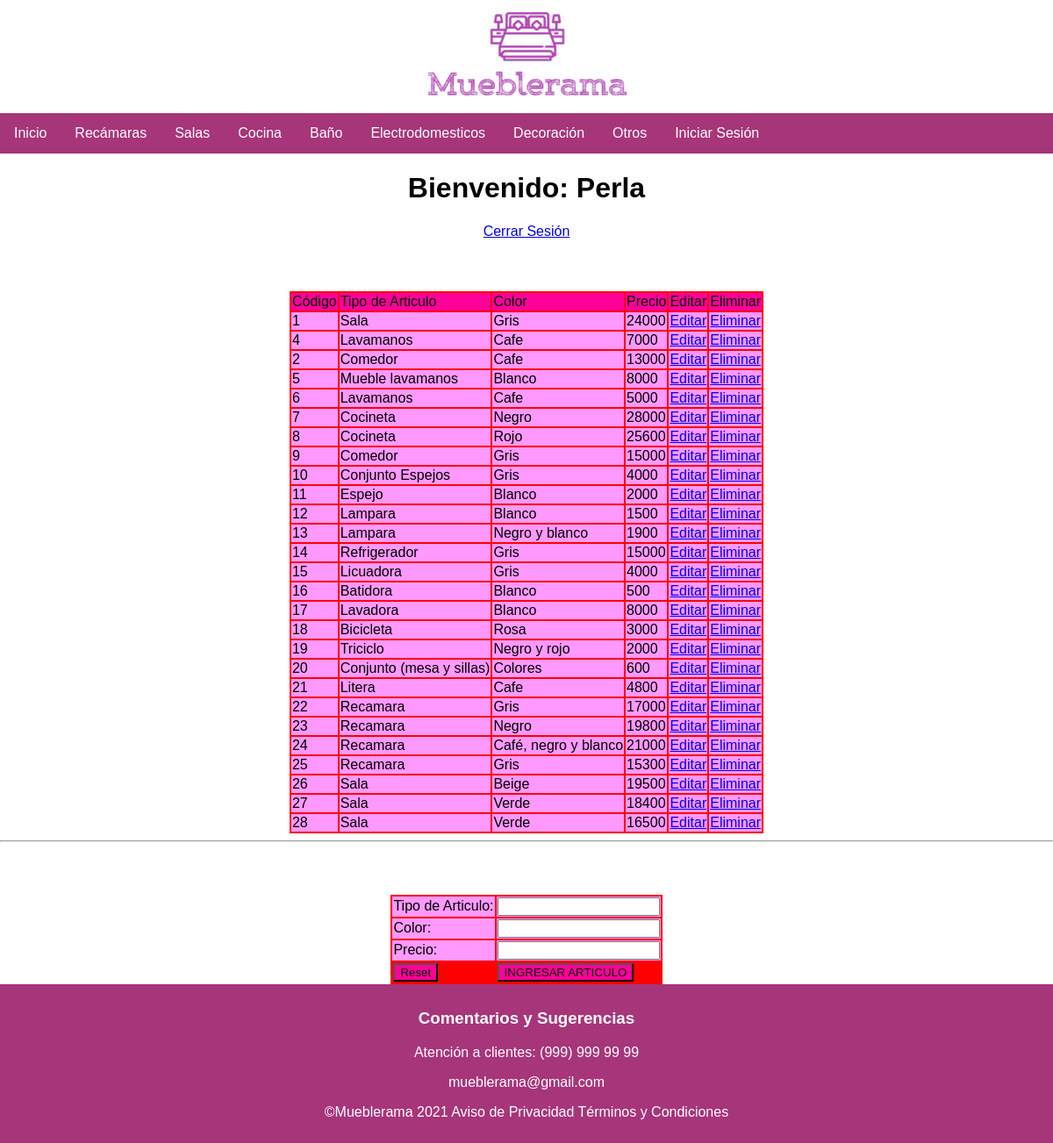
Screenshot of /index.php (signed in) with the database file from the repository.
### tables this page shows
CREATE TABLE IF NOT EXISTS `articulo` (
  `id_articulo` int(10) NOT NULL AUTO_INCREMENT,
  `tipo_articulo` varchar(100) NOT NULL,
  `color` varchar(100) NOT NULL,
  `precio` int(10) NOT NULL,
  PRIMARY KEY (`id_articulo`)
);

### index.php (the view, shortened to what this page needs)
<?php
	if (!isset($_SESSION['nombre'])) {
		header('Location: login.php');
	}elseif(isset($_SESSION['nombre'])){
		include 'model/conexion.php';
		$sentencia = $bd->query("SELECT * FROM articulo;");
		$articulos = $sentencia->fetchAll(PDO::FETCH_OBJ);
	}else{
		echo "Error en el sistema";
	}
?>
<!DOCTYPE html>
<html lang="es">
<head>
<link rel="stylesheet" href="css/estilos.css">
</head>
<body>
<div class="header">
<img src="img/logo.png" alt="logo" style="width:250px;height:125px;">
</div>
<div class="topnav">
  <a href="index.html">Inicio</a>
  <a href="recamaras.html">Recámaras</a>
  <a href="salas.html">Salas</a>
  <a href="cocina.html">Cocina</a>
  <a href="baño.html">Baño</a>
  <a href="electrodomesticos.html">Electrodomesticos</a>
  <a href="decoracion.html">Decoración</a>
  <a href="otros.html">Otros</a>
  <a href="http://localhost/mueblerama">Iniciar Sesión</a>
</div>
	<center>
		<h1>Bienvenido: <?php echo $_SESSION['nombre'] ?></h1>
		<a href="cerrar.php">Cerrar Sesión</a>
		<h3>Lista de Articulos</h3>
		<table>
			<tr>
				<td bgcolor="FF0099">Código</td>
				<td bgcolor="FF0099">Tipo de Articulo</td>
				<td bgcolor="FF0099">Color</td>
				<td bgcolor="FF0099">Precio</td>
				<td bgcolor="FF0099">Editar</td>
				<td bgcolor="FF0099">Eliminar</td>
			</tr>
			<?php
				foreach ($articulos as $dato) {
					?>
					<tr>
						<td bgcolor="FF99FF"><?php echo $dato->id_articulo; ?></td>
						<td bgcolor="FF99FF"><?php echo $dato->tipo_articulo; ?></td>
						<td bgcolor="FF99FF"><?php echo $dato->color; ?></td>
						<td bgcolor="FF99FF"><?php echo $dato->precio; ?></td>
						<td bgcolor="FF99FF"><a href="editar.php?id=<?php echo $dato->id_articulo; ?>">Editar</a></td>
						<td bgcolor="FF99FF"><a href="eliminar.php?id=<?php echo $dato->id_articulo; ?>">Eliminar</a></td>
					</tr>
					<?php
				}
			?>
		</table>
		<hr>
		<h3>Ingresar articulos:</h3>
		<form method="POST" action="insertar.php">
			<table>
				<tr style="background-color: #FF99FF">
					<td>Tipo de Articulo: </td>
					<td><input type="text" name="txtTipo"></td>
				</tr>
				<tr style="background-color: #FF99FF">
					<td>Color: </td>
					<td><input type="text" name="txtColor"></td>
				</tr>
				<tr style="background-color: #FF99FF">
					<td>Precio: </td>
					<td><input type="text" name="txtPrecio"></td>
				</tr>
				<tr>
					<td><input style="background-color: #FF0099" type="reset" name=""></td>
					<td><input style="background-color: #FF0099" type="submit" value="INGRESAR ARTICULO"></td>
				</tr>
			</table>
		</form>
	</center>
<div class="footer">
  <h3>Comentarios y Sugerencias</h3>
<p>Atención a clientes: (999) 999 99 99</p>
<p>mueblerama@gmail.com</p>
  <p>©Mueblerama 2021 Aviso de Privacidad Términos y Condiciones</p>
</div>
</body>
</html>

### css/estilos.css (style rules this page uses)
body { margin: 0; font-family: Arial, Helvetica, sans-serif; text-align: center; }
.topnav { overflow: hidden; background-color: #A7357A; }
.topnav a { float: left; display: block; color: white; text-align: center; padding: 14px 16px; text-decoration: none; }
table { background-color: red; }
.footer { background-color: #A7357A; padding: 10px; }
h3 { color: white; }

### rows the page displays
articulo: id_articulo "1", tipo_articulo "Sala", color "Gris", precio "24000"
articulo: id_articulo "4", tipo_articulo "Lavamanos", color "Cafe", precio "7000"
articulo: id_articulo "2", tipo_articulo "Comedor", color "Cafe", precio "13000"
articulo: id_articulo "5", tipo_articulo "Mueble lavamanos", color "Blanco", precio "8000"
articulo: id_articulo "6", tipo_articulo "Lavamanos", color "Cafe", precio "5000"
articulo: id_articulo "7", tipo_articulo "Cocineta", color "Negro", precio "28000"
articulo: id_articulo "8", tipo_articulo "Cocineta", color "Rojo", precio "25600"
articulo: id_articulo "9", tipo_articulo "Comedor", color "Gris", precio "15000"
articulo: id_articulo "10", tipo_articulo "Conjunto Espejos", color "Gris", precio "4000"
articulo: id_articulo "11", tipo_articulo "Espejo", color "Blanco", precio "2000"
articulo: id_articulo "12", tipo_articulo "Lampara", color "Blanco", precio "1500"
articulo: id_articulo "13", tipo_articulo "Lampara", color "Negro y blanco", precio "1900"
articulo: id_articulo "14", tipo_articulo "Refrigerador", color "Gris", precio "15000"
articulo: id_articulo "15", tipo_articulo "Licuadora", color "Gris", precio "4000"
articulo: id_articulo "16", tipo_articulo "Batidora", color "Blanco", precio "500"
articulo: id_articulo "17", tipo_articulo "Lavadora", color "Blanco", precio "8000"
articulo: id_articulo "18", tipo_articulo "Bicicleta", color "Rosa", precio "3000"
articulo: id_articulo "19", tipo_articulo "Triciclo", color "Negro y rojo", precio "2000"
articulo: id_articulo "20", tipo_articulo "Conjunto (mesa y sillas)", color "Colores", precio "600"
articulo: id_articulo "21", tipo_articulo "Litera", color "Cafe", precio "4800"
articulo: id_articulo "22", tipo_articulo "Recamara", color "Gris", precio "17000"
articulo: id_articulo "23", tipo_articulo "Recamara", color "Negro", precio "19800"
articulo: id_articulo "24", tipo_articulo "Recamara", color "Café, negro y blanco", precio "21000"
articulo: id_articulo "25", tipo_articulo "Recamara", color "Gris", precio "15300"
articulo: id_articulo "26", tipo_articulo "Sala", color "Beige", precio "19500"
articulo: id_articulo "27", tipo_articulo "Sala", color "Verde", precio "18400"
articulo: id_articulo "28", tipo_articulo "Sala", color "Verde", precio "16500"

### other values shown
$_SESSION['nombre'] "Perla"
